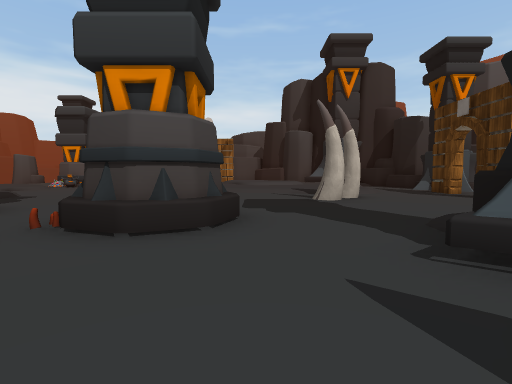
view 1 (above)

19 first-person views from a walk through a 3-D level made in the Unity game engine. The camera is 1.4 m above the floor, tilts 4° down and sees 85° across. Doors are open. The floor is counted in squares, 2 m on a side. Each view is taken from the middle of a square. On the plan, view 1 faces up. The plan holds only what a view shows up to about 9 squares ahead; the rest is blank. The place goes on beyond the plan. The player is left out. Some animated figures are left out. Some surface patterns are stand-ins.

view 2
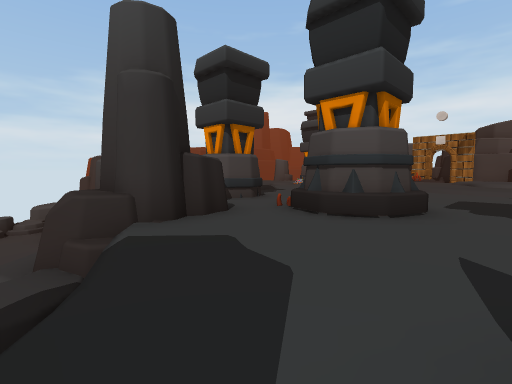

view 3
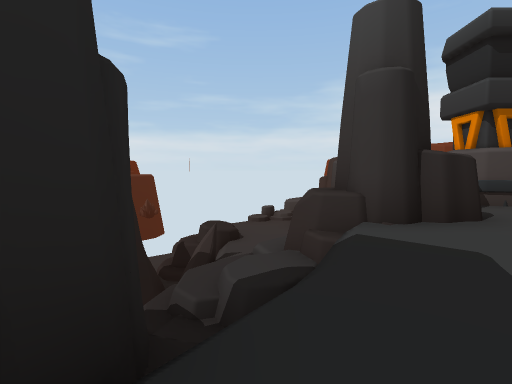

view 4
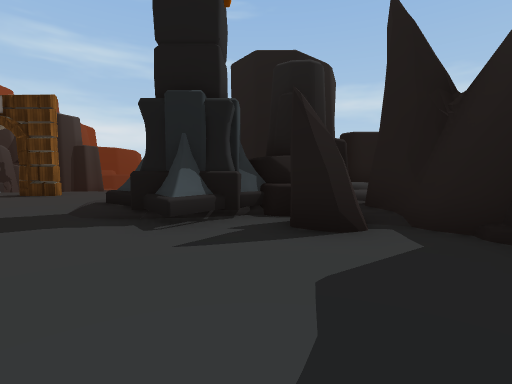

view 5
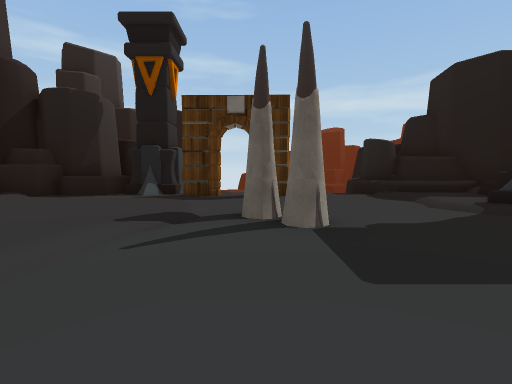

view 6
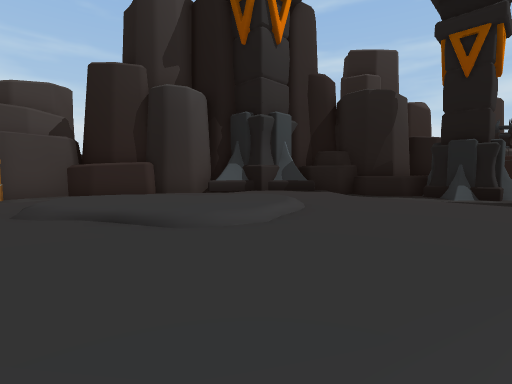

view 7
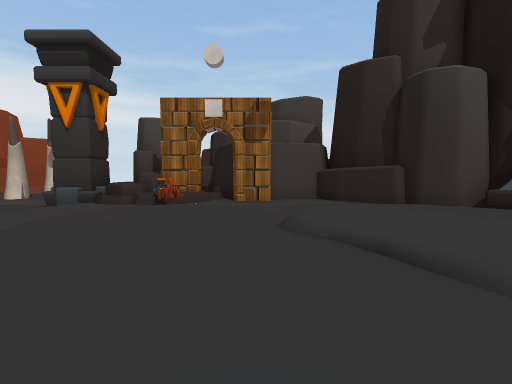

view 8
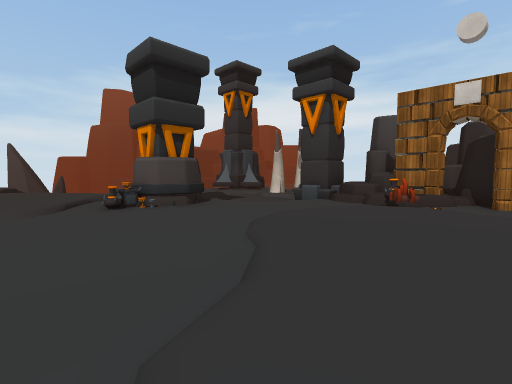

view 9
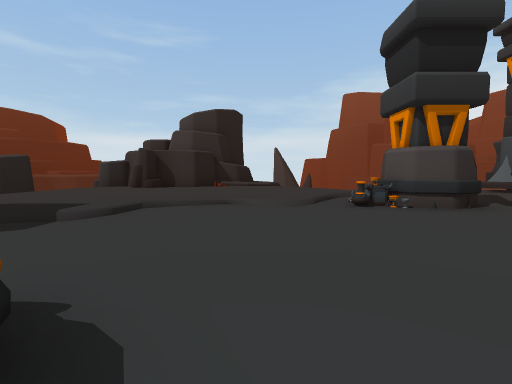

view 10
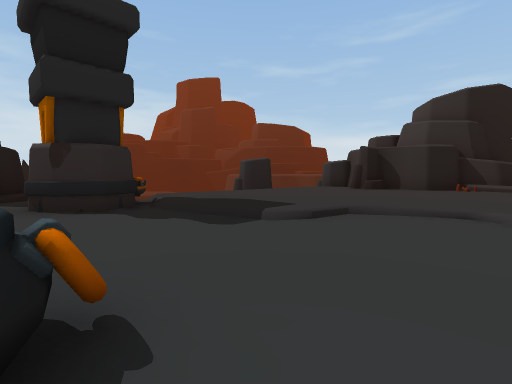

view 11
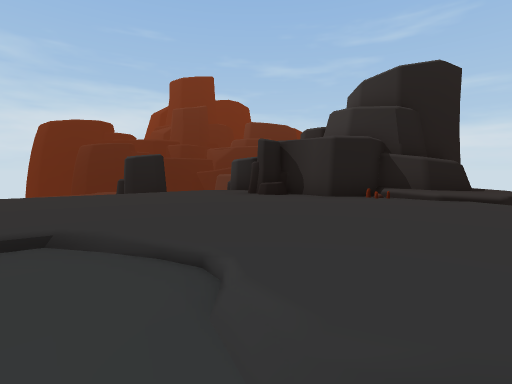

view 12
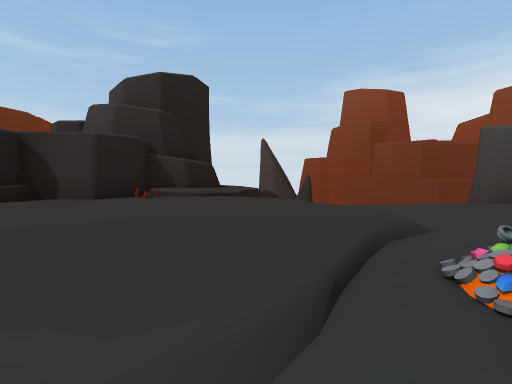

view 13
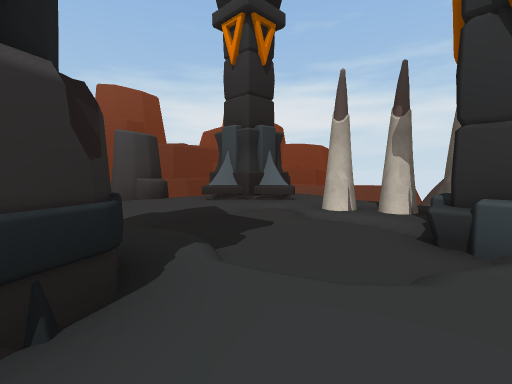

view 14
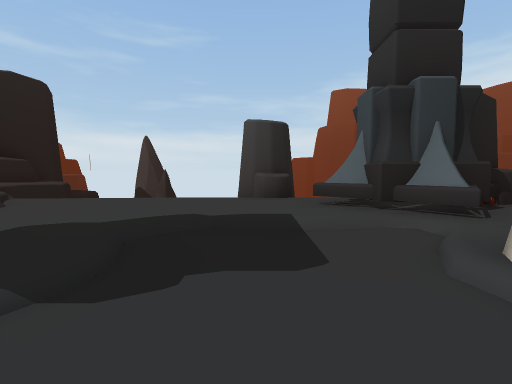

view 15
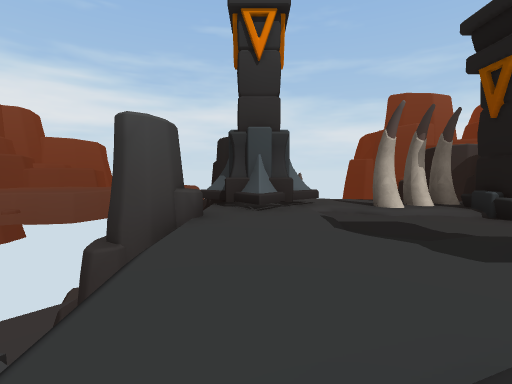

view 16
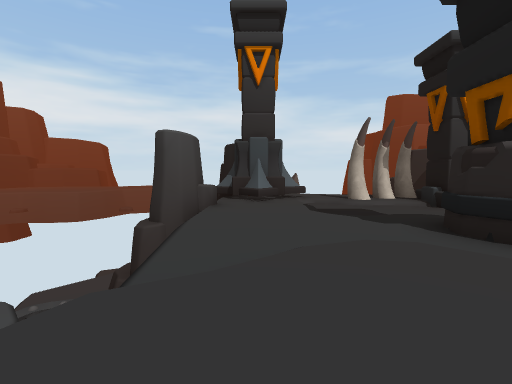

view 17
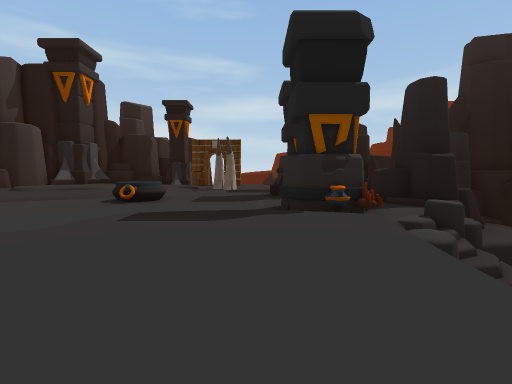

view 18
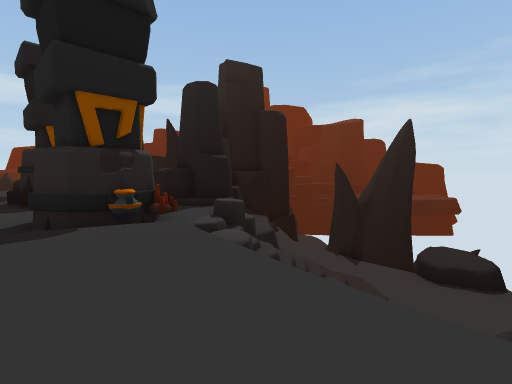

view 19
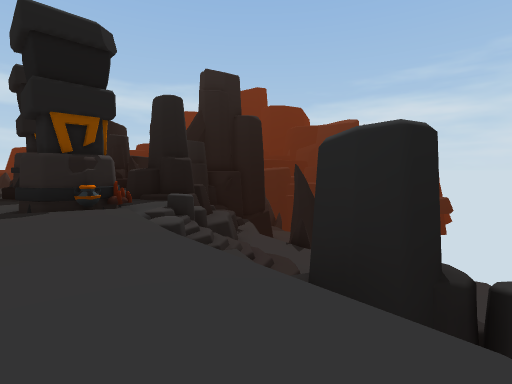

### Floor plan
Key: @ floor where view 1 was taken; # wall or solid block; x gap in a wall; . main floor; : floor 0.5 m higher than the main floor; - floor 0.5 m lower than the main floor; + floor 0.75 m higher than the main floor; _ floor 1.25 m lower than the main floor; < floor 1.5 m lower than the main floor; ( floor 1.75 m lower than the main floor; ! floor 2.5 m lower than the main floor; ? floor 3.5 m lower than the main floor; / step, stairs or slope; D open door; = window, fence, low wall or low ledge; ^ raised ledge; v drop or lower ground; O other object.
Columns run from 19 left of view 1 to 11 right of it. Each row starts with its distance up from view 1.
 23      OO
 22      OO.//   ###
 21      # #...O #
 20 vv   ###=OO##########
 19 vv  ###.---##=##D#..##
 18 vvv_##..----/.#OO....###
 17    vv...//-/.. ////://##
 16      /......../:::::/:/###
 15      /...##...::::::/:::/##
 14    vv////#O.../:::/://::/.#
 13      //:/ OO.../::/::/:: .^#
 12   vvv/::::/...../::/:::: .##
 11  vx//:::::/....../:/:::: .## OO
 10  ###/O::::/....OO.//:::/.##v OO
  9    ###::::/....OO ...//..D.
  8      #::::::/........O...D
  7      OO:::::/.... ...O...#.
  6      #:::::::..............
  5      #::::::/##..##........
  4        ?vvvvOO#..##...////=
  3       v#<vvv/...O##../#::+^
  2       v v  (/^/##....###O##
  1           v!vvx##.....#O ##
  0        vvvvv vv^^..@.#OO
 -1        vvvvvvvvvvvv..##OO
 -2        vvvvvvv vvv##O#  ::#
 -3          vv v   v         #
 -4             v

Where each view was taken, in squares from view 1:
view 1: 0 up, 0 right, facing up
view 2: 1 down, 1 right, facing up-left
view 3: 1 down, 1 right, facing left
view 4: 1 up, 2 left, facing right
view 5: 8 up, 2 left, facing right
view 6: 10 up, 2 left, facing up-right
view 7: 11 up, 2 left, facing up
view 8: 11 up, 2 left, facing up-left
view 9: 11 up, 3 left, facing left
view 10: 11 up, 4 left, facing down-left
view 11: 12 up, 8 left, facing down-left
view 12: 12 up, 8 left, facing left
view 13: 15 up, 7 left, facing up-left
view 14: 18 up, 8 left, facing left
view 15: 13 up, 13 left, facing up
view 16: 11 up, 13 left, facing up
view 17: 6 up, 12 left, facing right
view 18: 6 up, 11 left, facing down-right
view 19: 6 up, 13 left, facing down-right
